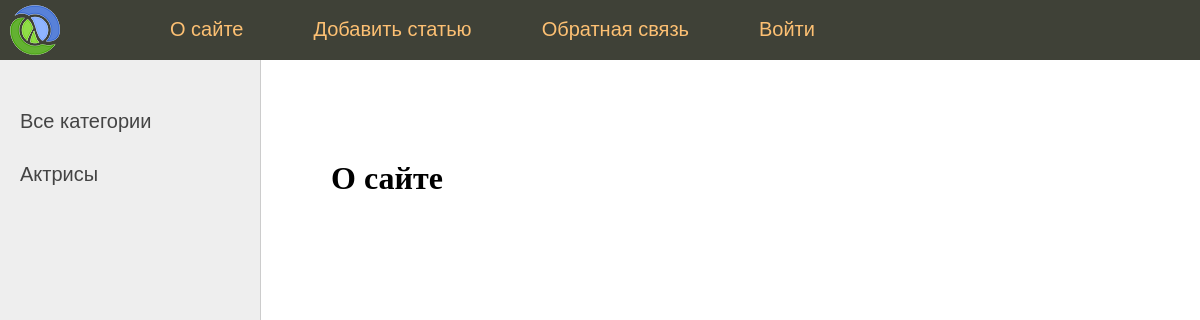
Page /about/ on the earlier database version.
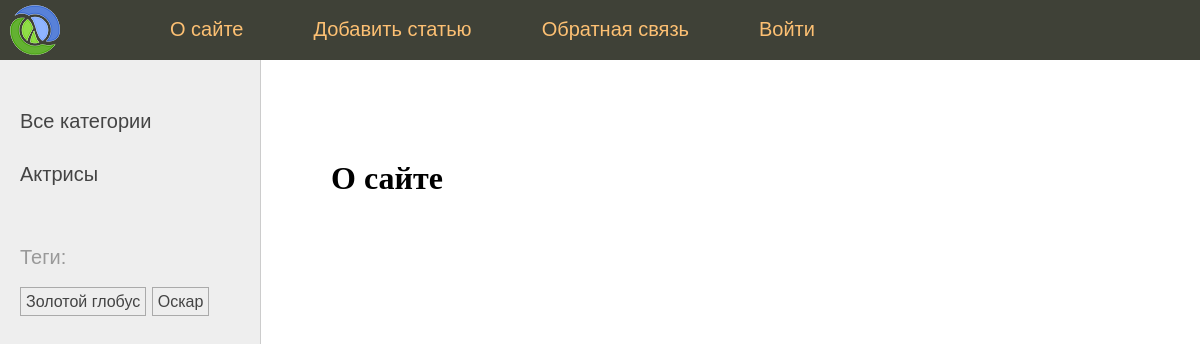
Same page on the later database version.
### people/models.py (models this page shows, shortened)
class Categories(models.Model):
    name = models.CharField(max_length=100)
    slug = models.SlugField(max_length=255, unique=True, db_index=True)
    class Meta:
        verbose_name = "Категория"
        verbose_name_plural = "Категории"

class TagPost(models.Model):
    tag = models.CharField(max_length=100, db_index=True)
    slug = models.SlugField(max_length=255, db_index=True, unique=True)

### people/views.py (the view)
# urls.py: path('about/', about, name='about'),
def about(request):
    context = {"title": "О сайте"}
    return render(request, "people/about.html", context)

### people/templatetags/people_tags.py (called while the page is built)
@register.inclusion_tag('people/list_categories.html')
def show_categories(category_selected=0):
    categories = Categories.objects.annotate(total=Count('posts')).filter(total__gt=0)
    return {'categories': categories, 'category_selected': category_selected}

@register.inclusion_tag('people/list_tags.html')
def show_all_tags():
    return {'tags': TagPost.objects.annotate(total=Count('tags')).filter(total__gt=0)}

### people/templates/people/about.html
{% extends 'people/base.html' %}
{% block content %}
<h1>{{title}}</h1>
{% endblock %}

### people/templates/people/list_categories.html
{% for category in categories %}
    {% if category.id == category_selected %}
        <li class="selected">{{category.name}}</li>
    {% else %}
        <li><a href="{% url 'people:category' category.slug %}">{{ category.name }}</a></li>
    {% endif %}
{% endfor %}

### people/templates/people/list_tags.html
{% if tags %}
    <p>Теги:</p>
    <ul class='tags-list'>
        {% for tag in tags %}
            <li><a href="{% url "people:tag" tag.slug %}">{{ tag.tag }}</a></li>
        {% endfor %}
    </ul>
{% endif %}

Differences in the rows shown:
added TagPost: tag "Золотой глобус"
added TagPost: tag "Оскар"
Other differences:
text now shown: "Теги:"
